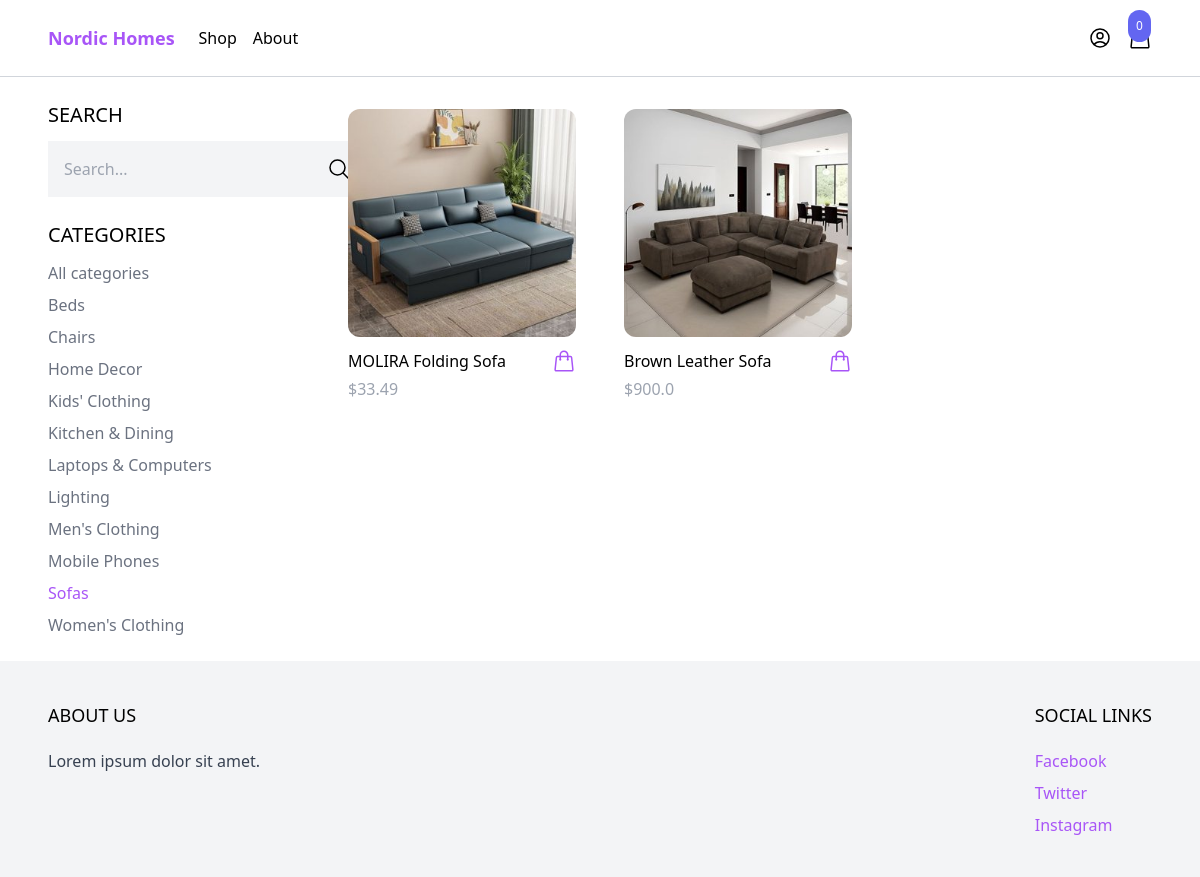
Screenshot of /shop/?category=sofas with the database file from the repository.
### products/models.py (models this page shows, shortened)
class Category(models.Model):
    name = models.CharField(max_length=255)
    slug = models.SlugField()
    class Meta:
        ordering = ('name',)

class Product(models.Model):
    category = models.ForeignKey(Category, related_name='products', on_delete=models.CASCADE)
    name = models.CharField(max_length=255)
    slug = models.SlugField()
    description  = models.TextField(blank=True, null=True)
    price = models.IntegerField()
    created_at = models.DateTimeField(auto_now_add=True)
    image = models.ImageField(upload_to='uploads/', blank=True, null=True)
    thumbnail = models.ImageField(upload_to='uploads/', blank=True, null=True)
    class Meta:
        ordering = ('-created_at',)
    def get_display_price(self):
        return self.price / 100
    def get_thumbnail(self):
        if self.thumbnail:
            return self.thumbnail.url

### core/views.py (the view)
# urls.py: path('shop/', shop, name='shop'),
def shop(request):
    categories = Category.objects.all()
    products = Product.objects.all()
    active_category = request.GET.get('category',  '')
    if active_category:
        products = products.filter(category__slug=active_category)
    query = request.GET.get('query', '')
    if query:
        products = products.filter(name__icontains=query)
    context = {
        'categories': categories,
        'products': products,
        'active_category': active_category
    }
    return render(request, 'core/shop.html', context)

### cart/cart.py (called while the page is built)
    def __len__(self):
        return sum(item['quantity'] for item in self.cart.values())

### cart/context_processors.py (called while the page is built)
def cart(request):
    return{'cart': Cart(request)}

### core/templates/core/shop.html (shortened to what this page needs)
{% extends 'core/base.html' %}
{% block content %}
<div class="max-w-6xl mx-auto flex flex-wrap items-start py-6 px-6 xl:px-0">
    <div class="filter w-full lg:w-1/4">
        <h3 class="mb-3 text-xl uppercase">Search</h3>
        <form method="get" action=".">
            <div class="flex">
                <input type="text" name="query" class="p-4 bg-gray-100 border-0" placeholder="Search...">
                <button class="p-4 bg-gray-100 border-0">
                    <svg xmlns="http://www.w3.org/2000/svg" fill="none" viewBox="0 0 24 24" stroke-width="1.5"
                        stroke="currentColor" class="size-6">
                        <path stroke-linecap="round" stroke-linejoin="round"
                            d="m21 21-5.197-5.197m0 0A7.5 7.5 0 1 0 5.196 5.196a7.5 7.5 0 0 0 10.607 10.607Z" />
                    </svg>
                </button>
            </div>
        </form>
        <h3 class="mt-6 mb-3 text-xl uppercase">Categories</h3>
        <ul class="space-y-2">
            <li><a href="#" class="{% if not active_category %}text-purple-500{% else %}text-gray-500{% endif %}">All
                    categories</a></li>
            {% for category in categories %}
            <li><a href="{% url 'shop' %}?category={{ category.slug }}"
                    class="{% if category.slug == active_category %}text-purple-500{% else %}text-gray-500{% endif %}">
                    {{ category.name }}</a></li>
            {% endfor %}
        </ul>
    </div>
    <div class="products w-full lg:w-3/4 -mt-4 flex items-centre flex-wrap">
        {% for product in products %}
           {% include 'product/partials/product_list_item.html' %}
        {% endfor %}
    </div>
</div>
{% endblock content %}

### products/templates/product/partials/product_list_item.html (shortened to what this page needs)
<div class="w-full md:w-1/3 xl:w-1/4 p-6">
    <a href="{% url 'product' product.slug %}">
        <img src="{{ product.get_thumbnail }}"
            class="rounded-xl hover:shadow-lg" alt="">
    </a>
    <div class="pt-3 flex items-center justify-between">
        <a href="{% url 'product' product.slug %}">{{ product.name }}</a>
        <a
            href="#"
            hx-get="{% url 'add_to_cart' product.id %}"
            hx-target="#menu-cart-button"
            hx-swap="outerHTMl"
            class="text-purple-500 hover:text-purpal-500"
        >
        </a>
    </div>
    <p class="pt-1 text-gray-400">${{ product.get_display_price }}</p>
</div>

### rows the page displays
Category: name "Beds"
Category: name "Chairs"
Category: name "Home Decor"
Category: name "Kids' Clothing"
Category: name "Kitchen & Dining"
Category: name "Laptops & Computers"
Category: name "Lighting"
Category: name "Men's Clothing"
Category: name "Mobile Phones"
Category: name "Sofas"
Category: name "Women's Clothing"
Product: get_thumbnail (picture), name "MOLIRA Folding Sofa", get_display_price "33.49"
Product: get_thumbnail (picture), name "Brown Leather Sofa", get_display_price "900.0"

### other values shown
{{ cart|length }} "0"
